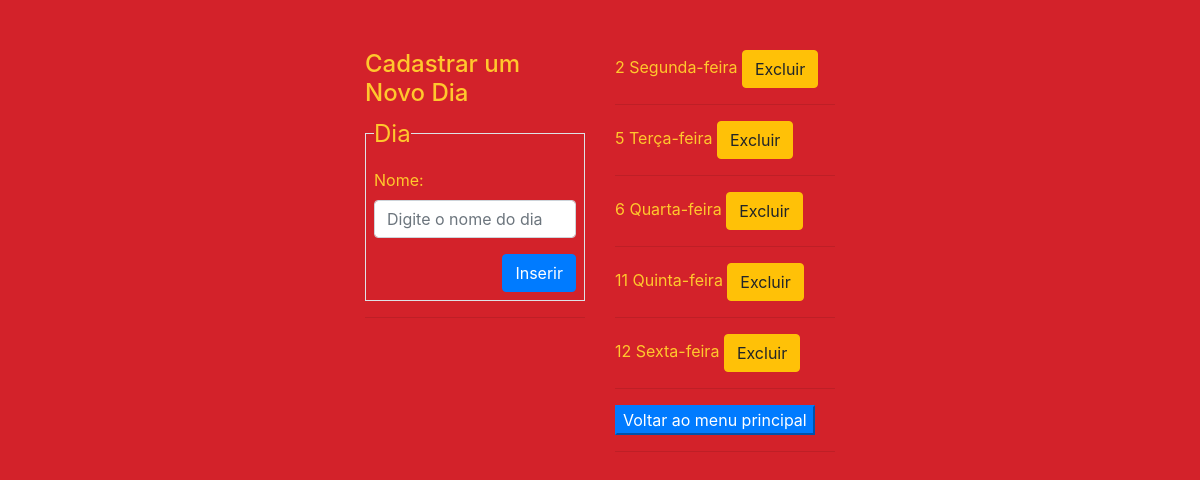
Screenshot of /cadastroDia.php with the database file from the repository.
### tables this page shows
CREATE TABLE `dia` (
  `id_dia` int(11) NOT NULL,
  `nome_dia` varchar(15) NOT NULL
);

### cadastroDia.php (the view, shortened to what this page needs)
<?php
include_once("conexao.php");
?>
<!DOCTYPE html>
<html>
<head>
	<link rel="stylesheet" href="css/bootstrap.css">
	<link rel="stylesheet" href="https://stackpath.bootstrapcdn.com/font-awesome/4.7.0/css/font-awesome.min.css">
</head>
<body style="background-color: #d3222a; color: #ffc82d;">
	<div class="container" id="tamanhoContainer" style="width: 500px; margin-top: 50px;">
		<div class="row">
			<div class="col-sm">
				<h4>Cadastrar um Novo Dia</h4>
				<form action="proc_cadastroDia.php" method="POST">
					<fieldset class="border p-2">
						<legend  class="w-auto">Dia</legend>
						<div class="form-group">
							<label>Nome:</label>
							<input type="text" class="form-control" id="nome_dia" name="nome_dia" placeholder="Digite o nome do dia" required autocomplete="off">
						</div>
						<button type="submit" class="btn btn-primary" style="float:right;">Inserir</button>
					</fieldset>
				</form>
				<hr>
			</div>
			<div class="col-sm">
				<?php
				$result_usuarios = "SELECT * FROM dia";
        		$resultado_usuarios = mysqli_query($conn, $result_usuarios);
		        while ($row_dia = mysqli_fetch_assoc($resultado_usuarios)){
		        	?>
		        	<tr>
		        		<td><?php echo $row_dia['id_dia'];?></td>
            			<td><?php echo $row_dia['nome_dia'];?></td>
            			<td><a href="proc_excluirDia.php?id_dia=<?php echo $row_dia['id_dia'];?>" class="btn btn-warning" role="button">Excluir</a></td><hr>
            		</tr>
            		<?php } ?>
				<a href="inicioAdmin.php"><button type="submit" class="bt btn-primary">Voltar ao menu principal</button></a>
		<hr>
	</div>
</body>
</html>

### rows the page displays
dia: id_dia "2", nome_dia "Segunda-feira"
dia: id_dia "5", nome_dia "Terça-feira"
dia: id_dia "6", nome_dia "Quarta-feira"
dia: id_dia "11", nome_dia "Quinta-feira"
dia: id_dia "12", nome_dia "Sexta-feira"
